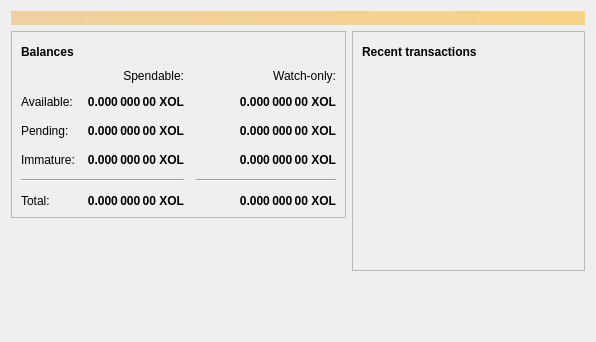
<?xml version="1.0" encoding="UTF-8"?>
<ui version="4.0">
 <class>OverviewPage</class>
 <widget class="QWidget" name="OverviewPage">
  <property name="geometry">
   <rect>
    <x>0</x>
    <y>0</y>
    <width>596</width>
    <height>342</height>
   </rect>
  </property>
  <property name="windowTitle">
   <string>Form</string>
  </property>
  <layout class="QVBoxLayout" name="topLayout">
   <item>
    <widget class="QLabel" name="labelAlerts">
     <property name="visible">
      <bool>false</bool>
     </property>
     <property name="styleSheet">
      <string notr="true">QLabel { background-color: qlineargradient(x1: 0, y1: 0, x2: 1, y2: 0, stop:0 #F0D0A0, stop:1 #F8D488); color:#000000; }</string>
     </property>
     <property name="wordWrap">
      <bool>true</bool>
     </property>
     <property name="margin">
      <number>3</number>
     </property>
     <property name="textInteractionFlags">
      <set>Qt::TextSelectableByMouse</set>
     </property>
    </widget>
   </item>
   <item>
    <layout class="QHBoxLayout" name="horizontalLayout" stretch="1,1">
     <item>
      <layout class="QVBoxLayout" name="verticalLayout_2">
       <item>
        <widget class="QFrame" name="frame">
         <property name="frameShape">
          <enum>QFrame::StyledPanel</enum>
         </property>
         <property name="frameShadow">
          <enum>QFrame::Raised</enum>
         </property>
         <layout class="QVBoxLayout" name="verticalLayout_4">
          <item>
           <layout class="QHBoxLayout" name="horizontalLayout_4">
            <item>
             <widget class="QLabel" name="label_5">
              <property name="font">
               <font>
                <weight>75</weight>
                <bold>true</bold>
               </font>
              </property>
              <property name="text">
               <string>Balances</string>
              </property>
             </widget>
            </item>
            <item>
             <widget class="QPushButton" name="labelWalletStatus">
              <property name="enabled">
               <bool>true</bool>
              </property>
              <property name="maximumSize">
               <size>
                <width>30</width>
                <height>16777215</height>
               </size>
              </property>
              <property name="toolTip">
               <string>The displayed information may be out of date. Your wallet automatically synchronizes with the Xolentum network after a connection is established, but this process has not completed yet.</string>
              </property>
              <property name="text">
               <string/>
              </property>
              <property name="icon">
               <iconset resource="../bitcoin.qrc">
                <normaloff>:/icons/warning</normaloff>
                <disabledoff>:/icons/warning</disabledoff>:/icons/warning</iconset>
              </property>
              <property name="iconSize">
               <size>
                <width>24</width>
                <height>24</height>
               </size>
              </property>
              <property name="flat">
               <bool>true</bool>
              </property>
             </widget>
            </item>
            <item>
             <spacer name="horizontalSpacer_3">
              <property name="orientation">
               <enum>Qt::Horizontal</enum>
              </property>
              <property name="sizeHint" stdset="0">
               <size>
                <width>40</width>
                <height>20</height>
               </size>
              </property>
             </spacer>
            </item>
           </layout>
          </item>
          <item>
           <layout class="QGridLayout" name="gridLayout">
            <property name="spacing">
             <number>12</number>
            </property>
            <item row="2" column="2">
             <widget class="QLabel" name="labelWatchPending">
              <property name="font">
               <font>
                <weight>75</weight>
                <bold>true</bold>
               </font>
              </property>
              <property name="cursor">
               <cursorShape>IBeamCursor</cursorShape>
              </property>
              <property name="toolTip">
               <string>Unconfirmed transactions to watch-only addresses</string>
              </property>
              <property name="text">
               <string notr="true">0.000 000 00 XOL</string>
              </property>
              <property name="alignment">
               <set>Qt::AlignRight|Qt::AlignTrailing|Qt::AlignVCenter</set>
              </property>
              <property name="textInteractionFlags">
               <set>Qt::LinksAccessibleByMouse|Qt::TextSelectableByKeyboard|Qt::TextSelectableByMouse</set>
              </property>
             </widget>
            </item>
            <item row="2" column="1">
             <widget class="QLabel" name="labelUnconfirmed">
              <property name="font">
               <font>
                <weight>75</weight>
                <bold>true</bold>
               </font>
              </property>
              <property name="cursor">
               <cursorShape>IBeamCursor</cursorShape>
              </property>
              <property name="toolTip">
               <string>Total of transactions that have yet to be confirmed, and do not yet count toward the spendable balance</string>
              </property>
              <property name="text">
               <string notr="true">0.000 000 00 XOL</string>
              </property>
              <property name="alignment">
               <set>Qt::AlignRight|Qt::AlignTrailing|Qt::AlignVCenter</set>
              </property>
              <property name="textInteractionFlags">
               <set>Qt::LinksAccessibleByMouse|Qt::TextSelectableByKeyboard|Qt::TextSelectableByMouse</set>
              </property>
             </widget>
            </item>
            <item row="3" column="2">
             <widget class="QLabel" name="labelWatchImmature">
              <property name="font">
               <font>
                <weight>75</weight>
                <bold>true</bold>
               </font>
              </property>
              <property name="cursor">
               <cursorShape>IBeamCursor</cursorShape>
              </property>
              <property name="toolTip">
               <string>Mined balance in watch-only addresses that has not yet matured</string>
              </property>
              <property name="text">
               <string notr="true">0.000 000 00 XOL</string>
              </property>
              <property name="alignment">
               <set>Qt::AlignRight|Qt::AlignTrailing|Qt::AlignVCenter</set>
              </property>
              <property name="textInteractionFlags">
               <set>Qt::LinksAccessibleByMouse|Qt::TextSelectableByKeyboard|Qt::TextSelectableByMouse</set>
              </property>
             </widget>
            </item>
            <item row="4" column="0" colspan="2">
             <widget class="Line" name="line">
              <property name="orientation">
               <enum>Qt::Horizontal</enum>
              </property>
             </widget>
            </item>
            <item row="4" column="2">
             <widget class="Line" name="lineWatchBalance">
              <property name="sizePolicy">
               <sizepolicy hsizetype="Preferred" vsizetype="Fixed">
                <horstretch>0</horstretch>
                <verstretch>0</verstretch>
               </sizepolicy>
              </property>
              <property name="minimumSize">
               <size>
                <width>140</width>
                <height>0</height>
               </size>
              </property>
              <property name="orientation">
               <enum>Qt::Horizontal</enum>
              </property>
             </widget>
            </item>
            <item row="5" column="0">
             <widget class="QLabel" name="labelTotalText">
              <property name="text">
               <string>Total:</string>
              </property>
             </widget>
            </item>
            <item row="3" column="1">
             <widget class="QLabel" name="labelImmature">
              <property name="font">
               <font>
                <weight>75</weight>
                <bold>true</bold>
               </font>
              </property>
              <property name="cursor">
               <cursorShape>IBeamCursor</cursorShape>
              </property>
              <property name="toolTip">
               <string>Mined balance that has not yet matured</string>
              </property>
              <property name="text">
               <string notr="true">0.000 000 00 XOL</string>
              </property>
              <property name="alignment">
               <set>Qt::AlignRight|Qt::AlignTrailing|Qt::AlignVCenter</set>
              </property>
              <property name="textInteractionFlags">
               <set>Qt::LinksAccessibleByMouse|Qt::TextSelectableByKeyboard|Qt::TextSelectableByMouse</set>
              </property>
             </widget>
            </item>
            <item row="2" column="3">
             <spacer name="horizontalSpacer_2">
              <property name="orientation">
               <enum>Qt::Horizontal</enum>
              </property>
              <property name="sizeHint" stdset="0">
               <size>
                <width>40</width>
                <height>20</height>
               </size>
              </property>
             </spacer>
            </item>
            <item row="3" column="0">
             <widget class="QLabel" name="labelImmatureText">
              <property name="text">
               <string>Immature:</string>
              </property>
             </widget>
            </item>
            <item row="5" column="1">
             <widget class="QLabel" name="labelTotal">
              <property name="font">
               <font>
                <weight>75</weight>
                <bold>true</bold>
               </font>
              </property>
              <property name="cursor">
               <cursorShape>IBeamCursor</cursorShape>
              </property>
              <property name="toolTip">
               <string>Your current total balance</string>
              </property>
              <property name="text">
               <string notr="true">0.000 000 00 XOL</string>
              </property>
              <property name="alignment">
               <set>Qt::AlignRight|Qt::AlignTrailing|Qt::AlignVCenter</set>
              </property>
              <property name="textInteractionFlags">
               <set>Qt::LinksAccessibleByMouse|Qt::TextSelectableByKeyboard|Qt::TextSelectableByMouse</set>
              </property>
             </widget>
            </item>
            <item row="5" column="2">
             <widget class="QLabel" name="labelWatchTotal">
              <property name="font">
               <font>
                <weight>75</weight>
                <bold>true</bold>
               </font>
              </property>
              <property name="cursor">
               <cursorShape>IBeamCursor</cursorShape>
              </property>
              <property name="toolTip">
               <string>Current total balance in watch-only addresses</string>
              </property>
              <property name="text">
               <string notr="true">0.000 000 00 XOL</string>
              </property>
              <property name="alignment">
               <set>Qt::AlignRight|Qt::AlignTrailing|Qt::AlignVCenter</set>
              </property>
              <property name="textInteractionFlags">
               <set>Qt::LinksAccessibleByMouse|Qt::TextSelectableByKeyboard|Qt::TextSelectableByMouse</set>
              </property>
             </widget>
            </item>
            <item row="0" column="2">
             <widget class="QLabel" name="labelWatchonly">
              <property name="text">
               <string>Watch-only:</string>
              </property>
              <property name="alignment">
               <set>Qt::AlignRight|Qt::AlignTrailing|Qt::AlignVCenter</set>
              </property>
             </widget>
            </item>
            <item row="1" column="0">
             <widget class="QLabel" name="labelBalanceText">
              <property name="text">
               <string>Available:</string>
              </property>
             </widget>
            </item>
            <item row="1" column="1">
             <widget class="QLabel" name="labelBalance">
              <property name="font">
               <font>
                <weight>75</weight>
                <bold>true</bold>
               </font>
              </property>
              <property name="cursor">
               <cursorShape>IBeamCursor</cursorShape>
              </property>
              <property name="toolTip">
               <string>Your current spendable balance</string>
              </property>
              <property name="text">
               <string notr="true">0.000 000 00 XOL</string>
              </property>
              <property name="alignment">
               <set>Qt::AlignRight|Qt::AlignTrailing|Qt::AlignVCenter</set>
              </property>
              <property name="textInteractionFlags">
               <set>Qt::LinksAccessibleByMouse|Qt::TextSelectableByKeyboard|Qt::TextSelectableByMouse</set>
              </property>
             </widget>
            </item>
            <item row="1" column="2">
             <widget class="QLabel" name="labelWatchAvailable">
              <property name="font">
               <font>
                <weight>75</weight>
                <bold>true</bold>
               </font>
              </property>
              <property name="cursor">
               <cursorShape>IBeamCursor</cursorShape>
              </property>
              <property name="toolTip">
               <string>Your current balance in watch-only addresses</string>
              </property>
              <property name="text">
               <string notr="true">0.000 000 00 XOL</string>
              </property>
              <property name="alignment">
               <set>Qt::AlignRight|Qt::AlignTrailing|Qt::AlignVCenter</set>
              </property>
              <property name="textInteractionFlags">
               <set>Qt::LinksAccessibleByMouse|Qt::TextSelectableByKeyboard|Qt::TextSelectableByMouse</set>
              </property>
             </widget>
            </item>
            <item row="2" column="0">
             <widget class="QLabel" name="labelPendingText">
              <property name="text">
               <string>Pending:</string>
              </property>
             </widget>
            </item>
            <item row="0" column="1">
             <widget class="QLabel" name="labelSpendable">
              <property name="text">
               <string>Spendable:</string>
              </property>
              <property name="alignment">
               <set>Qt::AlignRight|Qt::AlignTrailing|Qt::AlignVCenter</set>
              </property>
             </widget>
            </item>
           </layout>
          </item>
         </layout>
        </widget>
       </item>
       <item>
        <spacer name="verticalSpacer">
         <property name="orientation">
          <enum>Qt::Vertical</enum>
         </property>
         <property name="sizeHint" stdset="0">
          <size>
           <width>20</width>
           <height>40</height>
          </size>
         </property>
        </spacer>
       </item>
      </layout>
     </item>
     <item>
      <layout class="QVBoxLayout" name="verticalLayout_3">
       <item>
        <widget class="QFrame" name="frame_2">
         <property name="frameShape">
          <enum>QFrame::StyledPanel</enum>
         </property>
         <property name="frameShadow">
          <enum>QFrame::Raised</enum>
         </property>
         <layout class="QVBoxLayout" name="verticalLayout">
          <item>
           <layout class="QHBoxLayout" name="horizontalLayout_2">
            <item>
             <widget class="QLabel" name="label_4">
              <property name="font">
               <font>
                <weight>75</weight>
                <bold>true</bold>
               </font>
              </property>
              <property name="text">
               <string>Recent transactions</string>
              </property>
             </widget>
            </item>
            <item>
             <widget class="QPushButton" name="labelTransactionsStatus">
              <property name="enabled">
               <bool>true</bool>
              </property>
              <property name="maximumSize">
               <size>
                <width>30</width>
                <height>16777215</height>
               </size>
              </property>
              <property name="toolTip">
               <string>The displayed information may be out of date. Your wallet automatically synchronizes with the Xolentum network after a connection is established, but this process has not completed yet.</string>
              </property>
              <property name="text">
               <string/>
              </property>
              <property name="icon">
               <iconset resource="../bitcoin.qrc">
                <normaloff>:/icons/warning</normaloff>
                <disabledoff>:/icons/warning</disabledoff>:/icons/warning</iconset>
              </property>
              <property name="iconSize">
               <size>
                <width>24</width>
                <height>24</height>
               </size>
              </property>
              <property name="flat">
               <bool>true</bool>
              </property>
             </widget>
            </item>
            <item>
             <spacer name="horizontalSpacer">
              <property name="orientation">
               <enum>Qt::Horizontal</enum>
              </property>
              <property name="sizeHint" stdset="0">
               <size>
                <width>40</width>
                <height>20</height>
               </size>
              </property>
             </spacer>
            </item>
           </layout>
          </item>
          <item>
           <widget class="QListView" name="listTransactions">
            <property name="styleSheet">
             <string notr="true">QListView { background: transparent; }</string>
            </property>
            <property name="frameShape">
             <enum>QFrame::NoFrame</enum>
            </property>
            <property name="verticalScrollBarPolicy">
             <enum>Qt::ScrollBarAlwaysOff</enum>
            </property>
            <property name="horizontalScrollBarPolicy">
             <enum>Qt::ScrollBarAlwaysOff</enum>
            </property>
            <property name="selectionMode">
             <enum>QAbstractItemView::NoSelection</enum>
            </property>
           </widget>
          </item>
         </layout>
        </widget>
       </item>
       <item>
        <spacer name="verticalSpacer_2">
         <property name="orientation">
          <enum>Qt::Vertical</enum>
         </property>
         <property name="sizeHint" stdset="0">
          <size>
           <width>20</width>
           <height>40</height>
          </size>
         </property>
        </spacer>
       </item>
      </layout>
     </item>
    </layout>
   </item>
  </layout>
 </widget>
 <resources/>
 <connections/>
</ui>
